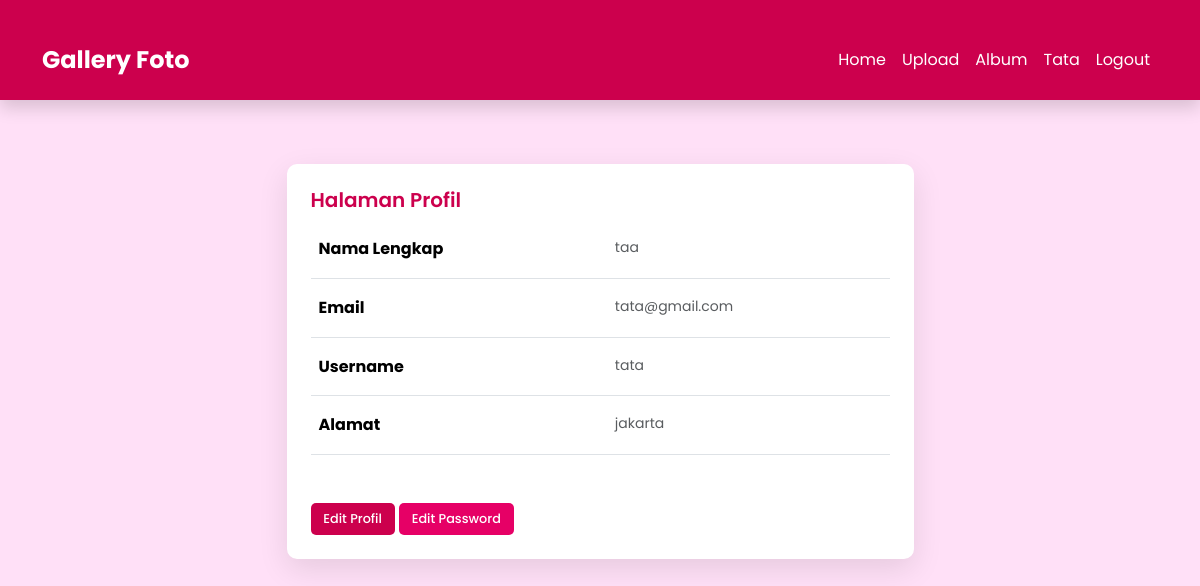
The app's page /?url=profile (signed in) with its own data.
### tables this page shows
CREATE TABLE `user` (
  `UserID` int(11) NOT NULL,
  `Username` varchar(255) DEFAULT NULL,
  `Password` varchar(255) DEFAULT NULL,
  `Email` varchar(255) DEFAULT NULL,
  `NamaLengkap` varchar(255) DEFAULT NULL,
  `Alamat` text DEFAULT NULL
);

### page/profil.php (the view, shortened to what this page needs)
<div class="container">
    <div class="row justify-content-center">
        <div class="col-lg-7 col-md-8">
            <div class="card mb-4">
                <div class="card-body">
                    <h2 class="card-title">Halaman Profil</h2>
                    <?php
                    $user = mysqli_fetch_array(mysqli_query($conn, "SELECT * FROM user WHERE UserID='{$_SESSION['user_id']}'"));
                    if (isset($_GET['proses']) && $_GET['proses'] === 'editprofile') : ?>
                        <form action="?url=profile&&proses=editprofile" method="post">
                            <div class="mb-3">
                                <label for="nama" class="form-label">Nama Lengkap</label>
                                <input type="text" class="form-control" value="<?= htmlspecialchars($user['NamaLengkap']) ?>" id="nama" name="nama" required placeholder="Masukan Nama Lengkap">
                            </div>
                            <div class="mb-3">
                                <label for="email" class="form-label">Email</label>
                                <input type="email" class="form-control" value="<?= htmlspecialchars($user['Email']) ?>" id="email" name="email" required placeholder="Masukan Email Anda">
                            </div>
                            <div class="mb-3">
                                <label for="username" class="form-label">Username</label>
                                <input type="text" class="form-control" value="<?= htmlspecialchars($user['Username']) ?>" id="username" name="username" required placeholder="Masukan Username">
                            </div>
                            <div class="mb-3">
                                <label for="alamat" class="form-label">Alamat</label>
                                <input type="text" class="form-control" id="alamat" value="<?= htmlspecialchars($user['Alamat']) ?>" name="alamat" required placeholder="Masukan Alamat Lengkap">
                            </div>
                            <a href="?url=profile" class="btn btn-dark fw-semibold">Kembali</a>
                            <input type="submit" value="Simpan Perubahan" name="editprofile" class="btn btn-primary fw-semibold">
                        </form>
                    <?php else : ?>
                        <div class="table-responsive mb-3">
                            <table class="table table-white table-hover">
                                <tr>
                                    <th class="py-3">Nama Lengkap</th>
                                    <td class="py-3 text-muted"><?= htmlspecialchars($user['NamaLengkap']) ?></td>
                                </tr>
                                <tr>
                                    <th class="py-3">Email</th>
                                    <td class="py-3 text-muted"><?= htmlspecialchars($user['Email']) ?></td>
                                </tr>
                                <tr>
                                    <th class="py-3">Username</th>
                                    <td class="py-3 text-muted"><?= htmlspecialchars($user['Username']) ?></td>
                                </tr>
                                <tr>
                                    <th class="py-3">Alamat</th>
                                    <td class="py-3 text-muted"><?= htmlspecialchars($user['Alamat']) ?></td>
                                </tr>
                            </table>
                        </div>
                        <a href="?url=profile&&proses=editprofile" class="btn btn-danger btn-sm">Edit Profil</a>
                        <a href="?url=profile&&proses=editpassword" class="btn btn-primary btn-sm">Edit Password</a>
                    <?php endif; ?>
                </div>
            </div>
        </div>
    </div>
</div>

### assets/css/style.css (style rules this page uses)
body { font-family: 'Poppins', sans-serif; background-color: #ffe0f7; color: #660033; margin: 0; padding: 0; font-size: 16px; line-height: 1.6; }
.btn { border: none; color: #ffffff; padding: 0.75rem 1.5rem; border-radius: 5px; font-weight: 500; font-size: 1rem; transition: background-color 0.4s ease, transform 0.3s ease; }
.btn-primary { background-color: #e60066; }
.btn-danger { background-color: #cc004d; }
.card { border: none; border-radius: 12px; box-shadow: 0 4px 20px rgba(0, 0, 0, 0.1); background-color: #ffffff; margin-bottom: 1.5rem; transition: transform 0.3s ease, box-shadow 0.3s ease; overflow: hidden; }
.card-body { padding: 1.5rem; }
.card-title { color: #660033; font-weight: 700; margin-bottom: 0.5rem; }
.card .btn { margin-top: 1rem; border-radius: 5px; }
h1, h2, h3, h4, h5, h6 { color: #660033; font-weight: 600; margin-bottom: 0.5rem; }
.content, .container { padding-top: 20px; }
.card-title { font-size: 1.25rem; }
p, .form-control, .table td { font-size: 0.875rem; }
.btn-sm { font-size: 0.8rem; padding: 0.4rem 0.8rem; }
body { background-color: #ffe0f7; }
.card { border-radius: 10px; box-shadow: 0 4px 30px rgba(0, 0, 0, 0.1); }
.card-title { color: #cc004d; font-weight: 600; }
.btn-primary { background-color: #e60066; border: none; transition: background-color 0.3s ease, transform 0.3s ease; }
.card { border-radius: 10px; box-shadow: 0 10px 30px rgba(0, 0, 0, 0.1); }

### records on screen
user: NamaLengkap "taa", Email "tata@gmail.com", Username "tata", Alamat "jakarta"

### other values on screen
$_SESSION['username'] "Tata"
